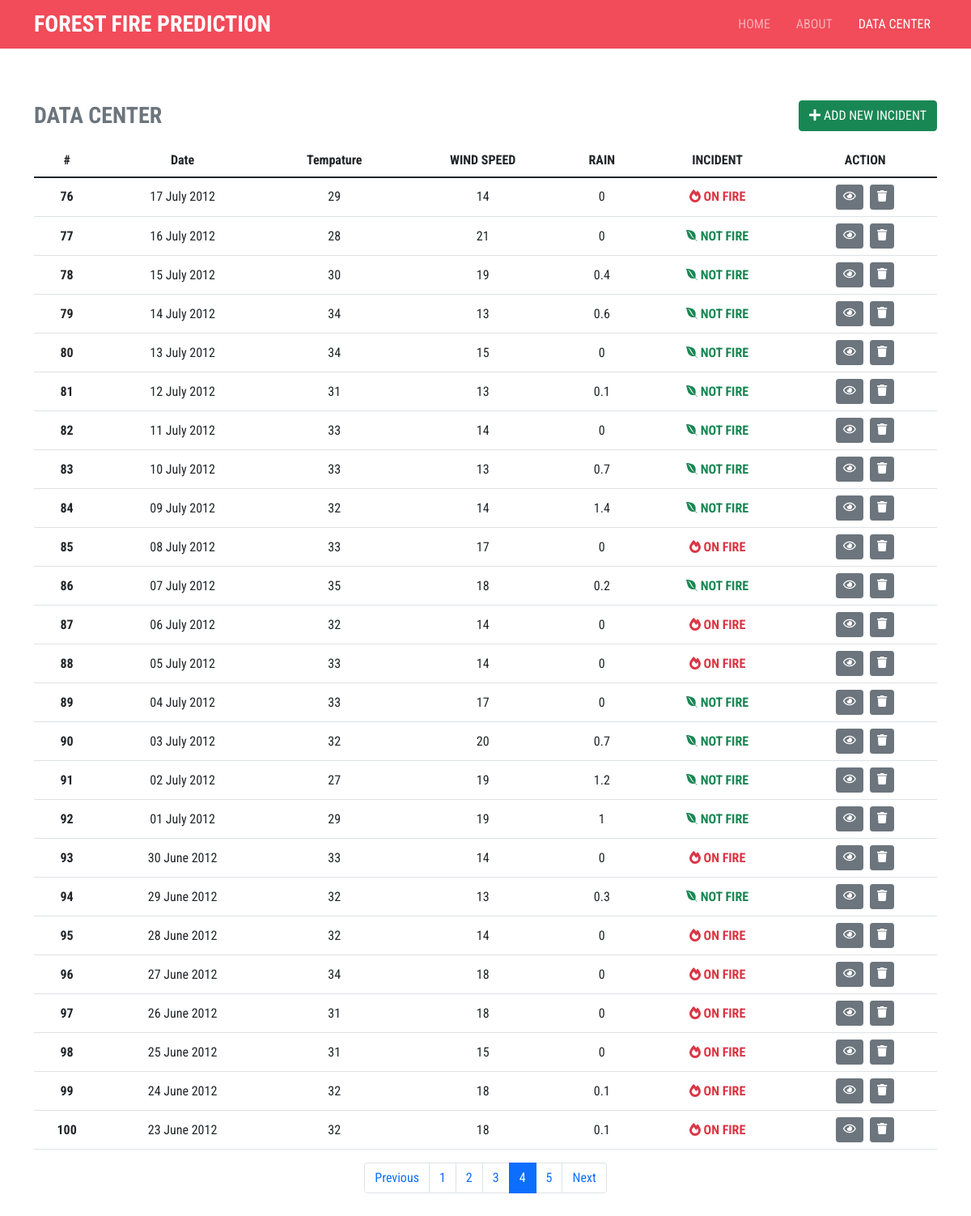
/datacenter.php?page=4, run on the app's committed database.
### tables this page shows
CREATE TABLE IF NOT EXISTS `datacenter` (
  `id` int(11) NOT NULL AUTO_INCREMENT,
  `tanggal` date NOT NULL,
  `temprature` float NOT NULL,
  `rm` float NOT NULL,
  `windspeed` float NOT NULL,
  `rain` float NOT NULL,
  `ffmc` float NOT NULL,
  `dmc` float NOT NULL,
  `dc` float NOT NULL,
  `isi` float NOT NULL,
  `bui` float NOT NULL,
  `fwi` float NOT NULL,
  `incident` varchar(256) NOT NULL,
  PRIMARY KEY (`id`)
);

### system.php (called while the page is built, shortened)
<?php
$con = mysqli_connect("localhost", "root", "", "kebakaran-nn") or die("Koneksi Gagal !!");
function query($sql): array
{
    global $con;
    $query = mysqli_query($con, $sql);
    $rows = array();
    while ($arr = mysqli_fetch_row($query)) {
        $rows[] = $arr;
    }
    return $rows;
}

### datacenter.php (the view, shortened to what this page needs)
<!doctype html>
<html lang="en">
<head>
  <link href="https://cdn.jsdelivr.net/npm/bootstrap@5.1.3/dist/css/bootstrap.min.css" rel="stylesheet">
  <link rel="stylesheet" href="app.css">
</head>
<body>
  <?php
  include "./template/navbar.php";
  include "./system.php";
  $allData = query("SELECT id,tanggal,temprature,windspeed,rain,incident FROM datacenter ORDER BY tanggal DESC");
  $jumDataHlm = 25;
  $totalData = count($allData);
  $jumHlm = ceil($totalData / $jumDataHlm);
  $hlmActive = (isset($_GET["page"])) ? $_GET['page'] : 1;
  $awalData = ($jumDataHlm * $hlmActive) - $jumDataHlm;
  $dataPerHlm = query("SELECT id,tanggal,temprature,windspeed,rain,incident FROM datacenter ORDER BY tanggal DESC LIMIT $awalData,$jumDataHlm");
  ?>
  <div class="container">
    <div class="row justify-content-center my-4">
      <div class="col-md-12 mt-4 overflow-auto">
        <div class="d-flex justify-content-between align-items-center my-3">
          <h3 class="m-0 fw-bold text-secondary">DATA CENTER</h3>
          <a href="add.php" class="btn btn-success"><i class="fas fa-plus"></i> ADD NEW INCIDENT</a>
        </div>
        <table class="table text-center align-middle">
          <thead>
            <tr class="align-middle">
              <th scope="col">#</th>
              <th scope="col">Date</th>
              <th scope="col">Tempature</th>
              <th scope="col">WIND SPEED</th>
              <th scope="col">RAIN</th>
              <th scope="col">INCIDENT</th>
              <th scope="col">ACTION</th>
            </tr>
          </thead>
          <tbody>
            <?php foreach ($dataPerHlm as $key => $data) { ?>
              <tr>
                <th scope="row"><?= $awalData + 1 ?></th>
                <td><?= date_format(date_create($data[1]), "d F Y"); ?></td>
                <td><?= $data[2]; ?></td>
                <td><?= $data[3]; ?></td>
                <td><?= $data[4] ?></td>
                <?= $data[5] == 0 ? '<td class="text-success fw-bold"><i class="fab fa-envira"></i> NOT FIRE</td>' : '<td class="text-danger fw-bold"><i class="fas fa-fire-alt"></i> ON FIRE</td>'; ?>
                <td class="d-flex gap-2 justify-content-center">
                  <a href="detail.php?i=<?= $data[0]; ?>" class="btn btn-secondary btn-sm"><i class="far fa-eye"></i></a>
                  <form action="" method="POST">
                    <button type="submit" name="del" class="btn btn-secondary btn-sm" onclick="return confirm('Are you sure, want to delete this incident?')">
                      <i class="fas fa-trash"></i>
                    </button>
                  </form>
                </td>
              </tr>
            <?php $awalData++;
            } ?>
          </tbody>
        </table>
        <div class="d-flex justify-content-center">
          <nav aria-label="...">
            <ul class="pagination">
              <li class="page-item <?= ($hlmActive - 1 == 0) ? ' disabled' : ''; ?>">
                <a class="page-link" href="datacenter.php?page=<?= $hlmActive - 1; ?>">Previous</a>
              </li>
              <?php
              for ($i = 1; $i <= $jumHlm; $i++) {
                if ($hlmActive == $i) {
                  $active = " active";
                } else {
                  $active = "";
                }
                echo '<li class="page-item' . $active . ' "><a class="page-link" href="datacenter.php?page=' . $i . '">' . $i . '</a></li>';
              }
              ?>
              <li class="page-item<?= ($hlmActive == $jumHlm) ? ' disabled' : ''; ?>">
                <a class="page-link" href="datacenter.php?page=<?= $hlmActive + 1; ?>">Next</a>
              </li>
            </ul>
          </nav>
        </div>
      </div>
    </div>
  </div>
</body>
</html>

### app.css (style rules this page uses)
* { font-family: 'Roboto Condensed', sans-serif !important; }

### data on the page
datacenter: tanggal "17 July 2012", temprature "29", windspeed "14", rain "0", incident "1" (drawn)
datacenter: tanggal "16 July 2012", temprature "28", windspeed "21", rain "0", incident "0" (drawn)
datacenter: tanggal "15 July 2012", temprature "30", windspeed "19", rain "0.4", incident "0" (drawn)
datacenter: tanggal "14 July 2012", temprature "34", windspeed "13", rain "0.6", incident "0" (drawn)
datacenter: tanggal "13 July 2012", temprature "34", windspeed "15", rain "0", incident "0" (drawn)
datacenter: tanggal "12 July 2012", temprature "31", windspeed "13", rain "0.1", incident "0" (drawn)
datacenter: tanggal "11 July 2012", temprature "33", windspeed "14", rain "0", incident "0" (drawn)
datacenter: tanggal "10 July 2012", temprature "33", windspeed "13", rain "0.7", incident "0" (drawn)
datacenter: tanggal "09 July 2012", temprature "32", windspeed "14", rain "1.4", incident "0" (drawn)
datacenter: tanggal "08 July 2012", temprature "33", windspeed "17", rain "0", incident "1" (drawn)
datacenter: tanggal "07 July 2012", temprature "35", windspeed "18", rain "0.2", incident "0" (drawn)
datacenter: tanggal "06 July 2012", temprature "32", windspeed "14", rain "0", incident "1" (drawn)
datacenter: tanggal "05 July 2012", temprature "33", windspeed "14", rain "0", incident "1" (drawn)
datacenter: tanggal "04 July 2012", temprature "33", windspeed "17", rain "0", incident "0" (drawn)
datacenter: tanggal "03 July 2012", temprature "32", windspeed "20", rain "0.7", incident "0" (drawn)
datacenter: tanggal "02 July 2012", temprature "27", windspeed "19", rain "1.2", incident "0" (drawn)
datacenter: tanggal "01 July 2012", temprature "29", windspeed "19", rain "1", incident "0" (drawn)
datacenter: tanggal "30 June 2012", temprature "33", windspeed "14", rain "0", incident "1" (drawn)
datacenter: tanggal "29 June 2012", temprature "32", windspeed "13", rain "0.3", incident "0" (drawn)
datacenter: tanggal "28 June 2012", temprature "32", windspeed "14", rain "0", incident "1" (drawn)
datacenter: tanggal "27 June 2012", temprature "34", windspeed "18", rain "0", incident "1" (drawn)
datacenter: tanggal "26 June 2012", temprature "31", windspeed "18", rain "0", incident "1" (drawn)
datacenter: tanggal "25 June 2012", temprature "31", windspeed "15", rain "0", incident "1" (drawn)
datacenter: tanggal "24 June 2012", temprature "32", windspeed "18", rain "0.1", incident "1" (drawn)
datacenter: tanggal "23 June 2012", temprature "32", windspeed "18", rain "0.1", incident "1" (drawn)
